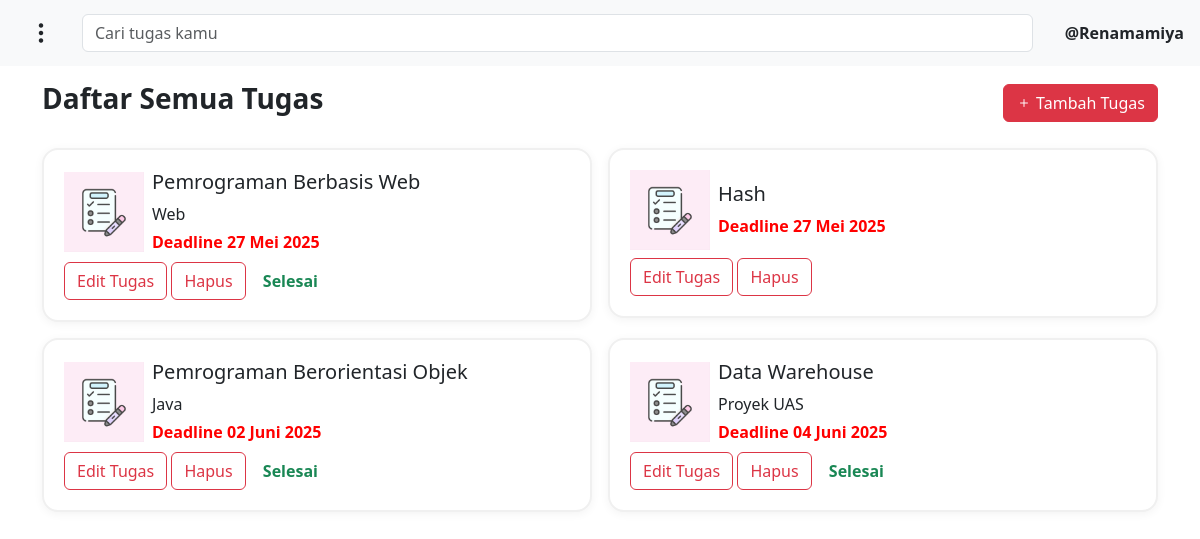
The app's page /daftartugas.php (signed in) with its own data.
### tables this page shows
CREATE TABLE `tugas` (
  `id_tugas` int(11) NOT NULL,
  `id_user` int(11) NOT NULL,
  `judul` varchar(100) NOT NULL,
  `deskripsi` text NOT NULL,
  `status` enum('Belum Selesai','Selesai') NOT NULL DEFAULT 'Belum Selesai',
  `tenggat_waktu` datetime NOT NULL,
  `dibuat_pada` datetime NOT NULL DEFAULT current_timestamp()
);

### functions.php (called while the page is built, shortened)
<?php
function formatTanggalIndo($tanggal) {
    $bulanIndo = [1 => 'Januari', 2 => 'Februari', 3 => 'Maret', 4 => 'April', 5 => 'Mei',
                  6 => 'Juni', 7 => 'Juli', 8 => 'Agustus', 9 => 'September',
                  10 => 'Oktober', 11 => 'November', 12 => 'Desember'];
    $tanggal = explode(' ', $tanggal)[0];
    $pecah = explode('-', $tanggal);
    $tahun = $pecah[0];
    $bulan = (int)$pecah[1];
    $hari = $pecah[2];
    return $hari . ' ' . $bulanIndo[$bulan] . ' ' . $tahun;
}
function slugify($text) {
    $text = strtolower(trim($text));
    $text = preg_replace('/[^a-z0-9]+/', '-', $text);
    return trim($text, '-');
}
?>

### daftartugas.php (the view, shortened to what this page needs)
<?php
include 'functions.php';
$id_user = $_SESSION['id_user'];
$result = mysqli_query($conn, "SELECT * FROM tugas WHERE id_user = $id_user ORDER BY tenggat_waktu ASC");
$tugas = mysqli_fetch_all($result, MYSQLI_ASSOC);
?>
<!DOCTYPE html>
<html lang="id">
<head>
  <link href="https://cdn.jsdelivr.net/npm/bootstrap@5.3.3/dist/css/bootstrap.min.css" rel="stylesheet">
  <link href="https://cdn.jsdelivr.net/npm/bootstrap-icons@1.10.5/font/bootstrap-icons.css" rel="stylesheet">
  <link rel="stylesheet" href="style.css">
</head>
<body>
<nav class="navbar navbar-expand-lg bg-light px-3">
  <button class="btn text-dark me-3" type="button" data-bs-toggle="offcanvas" data-bs-target="#sidebarMenu">
    <i class="bi bi-three-dots-vertical fs-4"></i>
  </button>
  <form class="d-flex flex-grow-1">
    <input class="form-control me-2" type="search" placeholder="Cari tugas kamu" aria-label="Search">
  </form>
  <div class="d-flex align-items-center ms-3">
    <span class="ms-2"><b>@<?= $_SESSION['username'] ?></b></span>
  </div>
</nav>
<div class="container">
  <div class="d-flex justify-content-between align-items-center mb-4 mt-3">
    <h3><b>Daftar Semua Tugas</b></h3>
    <a href="tambahtugas.php" class="btn btn-danger"><i class="bi bi-plus"></i> Tambah Tugas</a>
  </div>
  <div class="row g-3">
    <?php if (!empty($tugas)): ?>
      <?php foreach ($tugas as $tugas):
        $slug = slugify($tugas['judul']);
        $url = "rinciantugas.php?id={$tugas['id_tugas']}&judul={$slug}";
      ?>
        <div class="col-md-6 tugas-item">
          <div class="task-card">
            <div class="d-flex align-items-center mb-2">
              <img src="Icon.jpeg" alt="Icon" width="80" class="me-2">
              <div>
                <h5>
                  <a href="<?= $url ?>" class="text-decoration-none text-dark">
                    <?= htmlspecialchars($tugas['judul']) ?>
                  </a>
                </h5>
                <p class="mb-1"><?= htmlspecialchars($tugas['deskripsi']) ?></p>
                <span class="deadline">Deadline <?= formatTanggalIndo($tugas['tenggat_waktu']) ?></span>
              </div>
            </div>
            <a href="edittugas.php?id_tugas=<?= $tugas['id_tugas'] ?>" class="btn btn-outline-danger">Edit Tugas</a>
            <a href="#" class="btn btn-outline-danger" onclick="hapus(<?= $tugas['id_tugas'] ?>); return false;">Hapus</a>
            <?php if ($tugas['status'] === 'Selesai'): ?>
              <span class="btn disable" style="color: #198754"><b>Selesai</b></span>
            <?php endif; ?>
          </div>
        </div>
      <?php endforeach; ?>
    <?php else: ?>
      <p class="text-muted">Belum ada tugas. Tambahkan tugas baru!</p>
    <?php endif; ?>
  </div>
</div>
</body>
</html>

### style.css (style rules this page uses)
.task-card { border: 2px solid #f0f0f0; border-radius: 16px; padding: 20px; background-color: #fff; box-shadow: 0 2px 10px rgba(0, 0, 0, 0.05); }
.deadline { color: red; font-weight: 600; }

### records on screen
tugas: judul "Pemrograman Berbasis Web", deskripsi "Web", tenggat_waktu "27 Mei 2025", status "Selesai"
tugas: judul "Hash", tenggat_waktu "27 Mei 2025"
tugas: judul "Pemrograman Berorientasi Objek", deskripsi "Java", tenggat_waktu "02 Juni 2025", status "Selesai"
tugas: judul "Data Warehouse", deskripsi "Proyek UAS", tenggat_waktu "04 Juni 2025", status "Selesai"

### other values on screen
$_SESSION['username'] "Renamamiya"
